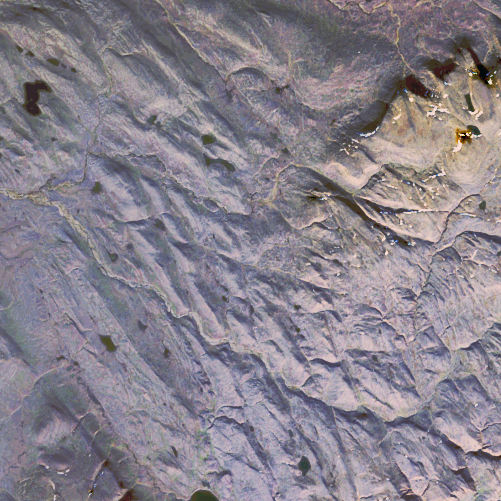
#> input picture dykesimage.tif, 501 x 501 px
$ jupyter execute Data_Practicals_6.ipynb
#> lines starting #> are read from the running program, lines starting #| are printed output that depends on the picture
# Importing, Processing, and Exporting Landsat Images

The Landsat program is a series of Earth-observing satellite missions jointly managed by NASA and the U.S. Geological Survey (USGS). Since 1972, Landsat satellites have collected data representing the longest continuous global record of Earth’s surface, enabling people to study many aspects of the planet and to apply that knowledge to a myriad of practical purposes.

### Key Aspects
long-term record, global coverage, high quality suitable for a wide range of applications, free access

### Types of Data

Multispectral Data: visible, near-infrared, and thermal infrared light. Landsat 8 provides data with a spatial resolution of 30 meters in most bands. The Landsat program provides repeated observations of the Earth's surface, allowing changes over time.
Landsat data is radiometrically calibrated.

Applications include land surface mapping, agricultural monitoring, water quality, disaster monitoring, climate change research.

The Landsat program has been instrumental in advancing our understanding of Earth and in providing crucial data for managing natural resources and guiding environmental policy. With the continuation of the Landsat program through new missions, it is expected to provide valuable data for many more decades to come.

The USGS Earth Resources Observation and Science (EROS) Center was established before the launch of Landsat 1 (formerly ERTS-1) to become the central repository for Landsat imagery. With over five decades in operation, the EROS Center remains the primary steward of Landsat data and continues to process, distribute, and archive data from the mission. Since 2008, when the USGS signed a free and open data policy, Landsat data have become widely accessible and spurred the development of new data products, tools, and applications. To learn more about Landsat data, explore the topics below.

[Landsat 8 Data Users Handbook](https://d9-wret.s3.us-west-2.amazonaws.com/assets/palladium/production/s3fs-public/atoms/files/LSDS-1574_L8_Data_Users_Handbook-v5.0.pdf)

[cell 1]
from IPython.display import IFrame

# Display the PDF
IFrame("https://d9-wret.s3.us-west-2.amazonaws.com/assets/palladium/production/s3fs-public/atoms/files/LSDS-1574_L8_Data_Users_Handbook-v5.0.pdf", width=900, height=300)

In this example, we look at images from west coast of Greenland. We want to identify faults and sheeted magmatic intrusions emplaced as a part of north Altantic large igneous province around 56 Ma.

[cell 2]
# libraries
import numpy as np
import matplotlib.pyplot as plt
from skimage import exposure
from skimage import io
#Import a masked RGB image
I1 = io.imread('dykesimage.tif')
#> I1 is the input picture: shape (501, 501, 3) uint16; mean R, G, B 34453.9, 32999.4, 35275.9
#enhance contrast by transforming the values using contrast-limited adaptive histogram
I1[1,:,:] = exposure.equalize_adapthist(I1[1,:,:],clip_limit=0.1,nbins=256)
I1[2,:,:] = exposure.equalize_adapthist(I1[2,:,:],clip_limit=0.1,nbins=256)
I1[3,:,:] = exposure.equalize_adapthist(I1[3,:,:],clip_limit=0.1,nbins=256)
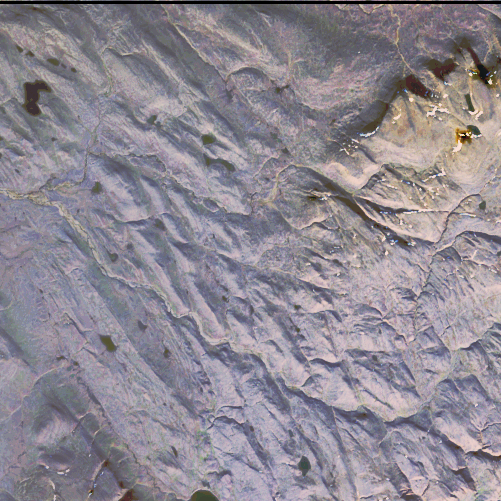
#> I1: shape (501, 501, 3) uint16; mean R, G, B 34280.8, 32837.1, 35104.3; drawn with min black and max white
# convert data to uint8 without rolling the values around the range [0,255]
I2 = exposure.rescale_intensity(I1,out_range='uint8')
# Display the image
plt.imshow(I2)
#> (this line was passed over: IPython is not available in this run)
plt.show()

[cell 3]
#convert to grayscale and correct contrast
from skimage import color
I3 = color.rgb2gray(I2)
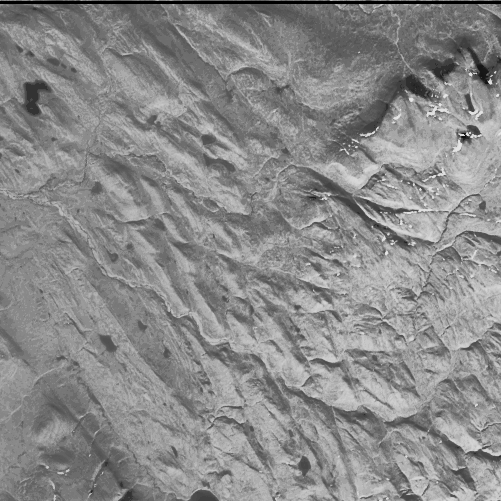
#> I3: shape (501, 501) float64; min 0, max 0.91, mean 0.543
I3 = exposure.equalize_adapthist(I3,clip_limit=0.1,nbins=256)
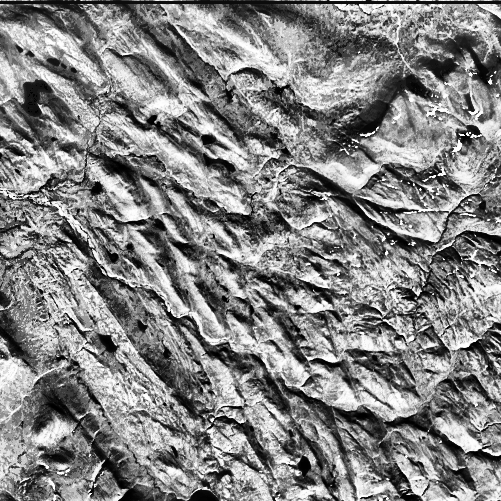
#> I3: shape (501, 501) float64; min 0, max 1, mean 0.516
plt.imshow(I3,cmap='gray')
#> (this line was passed over: IPython is not available in this run)
np.who()

[cell 4]
from skimage.feature import canny
I4 = canny(I3,3) #Standard deviation of the Gaussian filter sigma=3
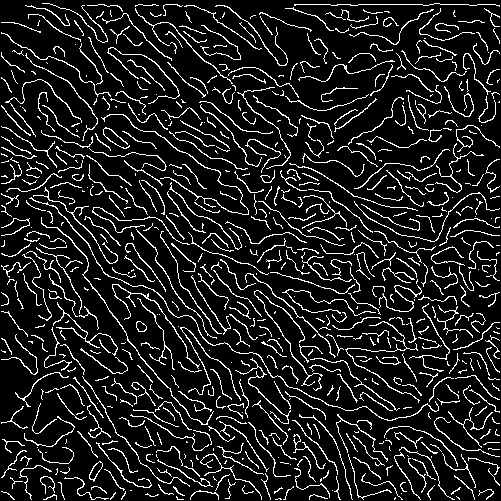
#> I4: shape (501, 501) bool; 11.9% white in thin lines or dots
plt.imshow(I4, cmap='gray')
#> (this line was passed over: IPython is not available in this run)
#Finds edges by looking for local maxima of the gradient of I3.
#The edge function calculates the gradient using the derivative of a Gaussian filter.
#This method uses two thresholds to detect strong and weak edges, including weak edges in the output
#if they are connected to strong edges. By using two thresholds, the Canny method is less likely
#than the other methods to be fooled by noise, and more likely to detect true weak edges.

## Hough Transform

Hough transform is a method to detect lines in an image. After applying an edge detector of any kind, we end up with a binary image that has black pixels on the edges and white pixels in between. We next describe the lines through a given black pixel by using the Euclidean distance $\rho$  between the line and the origin and by using the angle $\theta$ of the vector from the origin to the closest point on the line:

$\rho = x \cos(\theta) + y\sin(\theta)$

The variable $\rho$ is the distance from the origin to the line along a vector perpendicular to the line. $\theta$ is the angle of the perpendicular projection from the origin to the line measured in degrees clockwise from the positive x-axis. The range of theta is –90° ≤ θ < 90°. The angle of the line itself is θ + 90°, also measured clockwise with respect to the positive x-axis.

The results of the transform is a parameter space matrix whose rows and columns correspond to $\rho$ and $\theta$ values respectively. The elements in the transform represent accumulator cells. Initially, the value in each cell is zero. Then, for every non-background point in the image, $\rho$ is calculated for every $\theta$. Peak values in the plot represent potential lines in the input image.

[cell 5]
import numpy as np
import matplotlib.pyplot as plt
from skimage.transform import hough_line, hough_line_peaks
from scipy.signal import medfilt

# Define the theta range as in MATLAB
theta_range = np.deg2rad(np.arange(-89, 30.1, 0.1))

# Apply the Hough transform
# Hough transform is a method to detect lines in an image
# https://en.wikipedia.org/wiki/Hough_transform
#
H, theta, rho = hough_line(I4, theta=theta_range)
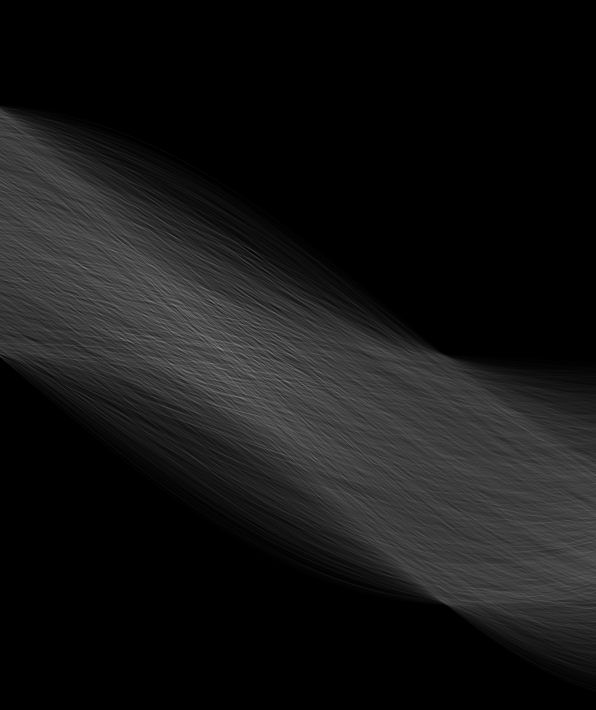
#> H: shape (1419, 1191) uint64 (shown at 1/2 size); min 0, max 185, mean 21.1
#> theta = 1191 values from -1.55 to 0.524; rho = 1419 values from -709 to 709
# Apply median filtering twice
H1 = medfilt(medfilt(H))
# Plot the results
plt.figure()
#> (this line was passed over: IPython is not available in this run)
plt.imshow(H1, cmap='hot', aspect='auto', extent=[np.rad2deg(theta.min()), np.rad2deg(theta.max()), rho.min(), rho.max()])
#> (this line was passed over: IPython is not available in this run)
plt.colorbar()
#> (this line was passed over: IPython is not available in this run)
plt.xlabel(r'$\theta$ (degrees)')
#> (this line was passed over: IPython is not available in this run)
plt.ylabel(r'$\rho$')
plt.title('Hough Transform')
plt.show()
